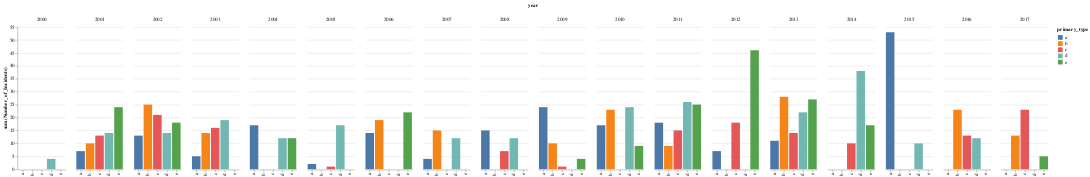

This figure's notebook cell:
### Code cell
alt.Chart(q13a).mark_bar().encode(
    x=alt.X('primary_type', scale=alt.Scale(), title=None),
    y=alt.Y('sum(Number_of_Incidents)', title='sum(Number_of_Incidents)'),
    color='primary_type',
    column='year',
    tooltip=['year']
).configure_view(
    stroke='transparent'
)

### Figure 1 — Vega-Lite specification as saved in the notebook (floating-point values rounded to 4 significant figures)
{"config": {"view": {"continuousWidth": 400, "continuousHeight": 300, "stroke": "transparent"}}, "data": {"name": "data-974b1fc545dbc6bf828e2b644a54c3eb"}, "mark": "bar", "encoding": {"color": {"field": "primary_type", "type": "nominal"}, "column": {"field": "year", "type": "quantitative"}, "tooltip": [{"field": "year", "type": "quantitative"}], "x": {"field": "primary_type", "scale": {}, "title": null, "type": "nominal"}, "y": {"aggregate": "sum", "field": "Number_of_Incidents", "title": "sum(Number_of_Incidents)", "type": "quantitative"}}, "$schema": "https://vega.github.io/schema/vega-lite/v4.17.0.json", "datasets": {"data-974b1fc545dbc6bf828e2b644a54c3eb": [{"year": 2016, "Number_of_Incidents": 12, "percent_arrest": 0.1457, "primary_type": "d"}, {"year": 2011, "Number_of_Incidents": 13, "percent_arrest": 0.19, "primary_type": "a"}, {"year": 2006, "Number_of_Incidents": 19, "percent_arrest": 0.0971, "primary_type": "b"}, {"year": 2003, "Number_of_Incidents": 5, "percent_arrest": 0.3398, "primary_type": "a"}, {"year": 2001, "Number_of_Incidents": 0, "percent_arrest": 0.6384, "primary_type": "e"}, {"year": 2013, "Number_of_Incidents": 16, "percent_arrest": 0.7768, "primary_type": "e"}, {"year": 2010, "Number_of_Incidents": 9, "percent_arrest": 0.7054, "primary_type": "e"}, {"year": 2009, "Number_of_Incidents": 6, "percent_arrest": 0.4526, "primary_type": "b"}, {"year": 2009, "Number_of_Incidents": 9, "percent_arrest": 0.6535, "primary_type": "a"}, {"year": 2001, "Number_of_Incidents": 10, "percent_arrest": 0.6583, "primary_type": "b"}, {"year": 2000, "Number_of_Incidents": 4, "percent_arrest": 0.7035, "primary_type": "d"}, {"year": 2014, "Number_of_Incidents": 10, "percent_arrest": 0.3053, "primary_type": "c"}, {"year": 2013, "Number_of_Incidents": 2, "percent_arrest": 0.6086, "primary_type": "e"}, {"year": 2015, "Number_of_Incidents": 14, "percent_arrest": 0.3625, "primary_type": "a"}, {"year": 2014, "Number_of_Incidents": 16, "percent_arrest": 0.5287, "primary_type": "d"}, {"year": 2006, "Number_of_Incidents": 16, "percent_arrest": 0.1598, "primary_type": "e"}, {"year": 2006, "Number_of_Incidents": 6, "percent_arrest": 0.7209, "primary_type": "e"}, {"year": 2017, "Number_of_Incidents": 9, "percent_arrest": 0.3079, "primary_type": "c"}, {"year": 2012, "Number_of_Incidents": 18, "percent_arrest": 0.3583, "primary_type": "c"}, {"year": 2009, "Number_of_Incidents": 4, "percent_arrest": 0.2394, "primary_type": "e"}, {"year": 2010, "Number_of_Incidents": 17, "percent_arrest": 0.4274, "primary_type": "a"}, {"year": 2004, "Number_of_Incidents": 17, "percent_arrest": 0.5984, "primary_type": "a"}, {"year": 2014, "Number_of_Incidents": 0, "percent_arrest": 0.7534, "primary_type": "e"}, {"year": 2016, "Number_of_Incidents": 15, "percent_arrest": 0.6758, "primary_type": "b"}, {"year": 2003, "Number_of_Incidents": 6, "percent_arrest": 0.4386, "primary_type": "d"}, {"year": 2002, "Number_of_Incidents": 18, "percent_arrest": 0.3192, "primary_type": "e"}, {"year": 2010, "Number_of_Incidents": 5, "percent_arrest": 0.7936, "primary_type": "b"}, {"year": 2013, "Number_of_Incidents": 14, "percent_arrest": 0.04513, "primary_type": "b"}, {"year": 2012, "Number_of_Incidents": 7, "percent_arrest": 0.5059, "primary_type": "a"}, {"year": 2001, "Number_of_Incidents": 7, "percent_arrest": 0.2915, "primary_type": "e"}, {"year": 2003, "Number_of_Incidents": 16, "percent_arrest": 0.5289, "primary_type": "c"}, {"year": 2002, "Number_of_Incidents": 3, "percent_arrest": 0.5793, "primary_type": "c"}, {"year": 2016, "Number_of_Incidents": 0, "percent_arrest": 0.2247, "primary_type": "b"}, {"year": 2011, "Number_of_Incidents": 5, "percent_arrest": 0.4094, "primary_type": "a"}, {"year": 2013, "Number_of_Incidents": 9, "percent_arrest": 0.6322, "primary_type": "e"}, {"year": 2012, "Number_of_Incidents": 18, "percent_arrest": 0.8207, "primary_type": "e"}, {"year": 2007, "Number_of_Incidents": 8, "percent_arrest": 0.00824, "primary_type": "d"}, {"year": 2005, "Number_of_Incidents": 17, "percent_arrest": 0.5185, "primary_type": "d"}, {"year": 2013, "Number_of_Incidents": 7, "percent_arrest": 0.1133, "primary_type": "d"}, {"year": 2015, "Number_of_Incidents": 10, "percent_arrest": 0.9148, "primary_type": "d"}, {"year": 2006, "Number_of_Incidents": 14, "percent_arrest": 0.1151, "primary_type": "a"}, {"year": 2002, "Number_of_Incidents": 13, "percent_arrest": 0.211, "primary_type": "a"}, {"year": 2002, "Number_of_Incidents": 17, "percent_arrest": 0.2177, "primary_type": "b"}, {"year": 2010, "Number_of_Incidents": 0, "percent_arrest": 0.006644, "primary_type": "e"}, {"year": 2015, "Number_of_Incidents": 13, "percent_arrest": 0.5917, "primary_type": "a"}, {"year": 2016, "Number_of_Incidents": 8, "percent_arrest": 0.7591, "primary_type": "b"}, {"year": 2004, "Number_of_Incidents": 12, "percent_arrest": 0.4601, "primary_type": "e"}, {"year": 2001, "Number_of_Incidents": 9, "percent_arrest": 0.8943, "primary_type": "c"}, {"year": 2002, "Number_of_Incidents": 14, "percent_arrest": 0.4288, "primary_type": "d"}, {"year": 2002, "Number_of_Incidents": 8, "percent_arrest": 0.4018, "primary_type": "b"}, {"year": 2017, "Number_of_Incidents": 0, "percent_arrest": 0.6988, "primary_type": "a"}, {"year": 2017, "Number_of_Incidents": 5, "percent_arrest": 0.6619, "primary_type": "e"}, {"year": 2015, "Number_of_Incidents": 16, "percent_arrest": 0.6346, "primary_type": "a"}, {"year": 2014, "Number_of_Incidents": 5, "percent_arrest": 0.2768, "primary_type": "d"}, {"year": 2013, "Number_of_Incidents": 3, "percent_arrest": 0.8738, "primary_type": "c"}, {"year": 2014, "Number_of_Incidents": 0, "percent_arrest": 0.1879, "primary_type": "e"}, {"year": 2013, "Number_of_Incidents": 11, "percent_arrest": 0.5804, "primary_type": "c"}, {"year": 2013, "Number_of_Incidents": 0, "percent_arrest": 0.9908, "primary_type": "c"}, {"year": 2001, "Number_of_Incidents": 14, "percent_arrest": 0.1097, "primary_type": "d"}, {"year": 2012, "Number_of_Incidents": 10, "percent_arrest": 0.2924, "primary_type": "e"}, {"year": 2014, "Number_of_Incidents": 17, "percent_arrest": 0.3498, "primary_type": "d"}, {"year": 2011, "Number_of_Incidents": 16, "percent_arrest": 0.6982, "primary_type": "d"}, {"year": 2013, "Number_of_Incidents": 2, "percent_arrest": 0.3614, "primary_type": "d"}, {"year": 2001, "Number_of_Incidents": 17, "percent_arrest": 0.9953, "primary_type": "e"}, {"year": 2017, "Number_of_Incidents": 14, "percent_arrest": 0.8958, "primary_type": "c"}, {"year": 2010, "Number_of_Incidents": 7, "percent_arrest": 0.02167, "primary_type": "d"}, {"year": 2001, "Number_of_Incidents": 4, "percent_arrest": 0.1243, "primary_type": "c"}, {"year": 2005, "Number_of_Incidents": 2, "percent_arrest": 0.7923, "primary_type": "a"}, {"year": 2012, "Number_of_Incidents": 18, "percent_arrest": 0.1145, "primary_type": "e"}, {"year": 2008, "Number_of_Incidents": 15, "percent_arrest": 0.6577, "primary_type": "a"}, {"year": 2008, "Number_of_Incidents": 7, "percent_arrest": 0.9707, "primary_type": "c"}, {"year": 2017, "Number_of_Incidents": 13, "percent_arrest": 0.706, "primary_type": "b"}, {"year": 2004, "Number_of_Incidents": 12, "percent_arrest": 0.2624, "primary_type": "d"}, {"year": 2009, "Number_of_Incidents": 4, "percent_arrest": 0.4488, "primary_type": "b"}, {"year": 2015, "Number_of_Incidents": 10, "percent_arrest": 0.4406, "primary_type": "a"}, {"year": 2003, "Number_of_Incidents": 2, "percent_arrest": 0.1091, "primary_type": "d"}, {"year": 2013, "Number_of_Incidents": 14, "percent_arrest": 0.5384, "primary_type": "b"}, {"year": 2013, "Number_of_Incidents": 13, "percent_arrest": 0.6222, "primary_type": "d"}, {"year": 2016, "Number_of_Incidents": 13, "percent_arrest": 0.551, "primary_type": "c"}, {"year": 2013, "Number_of_Incidents": 11, "percent_arrest": 0.444, "primary_type": "a"}, {"year": 2011, "Number_of_Incidents": 10, "percent_arrest": 0.6838, "primary_type": "d"}, {"year": 2009, "Number_of_Incidents": 1, "percent_arrest": 0.627, "primary_type": "c"}, {"year": 2011, "Number_of_Incidents": 9, "percent_arrest": 0.4072, "primary_type": "b"}, {"year": 2007, "Number_of_Incidents": 1, "percent_arrest": 0.2293, "primary_type": "a"}, {"year": 2008, "Number_of_Incidents": 12, "percent_arrest": 0.4505, "primary_type": "d"}, {"year": 2009, "Number_of_Incidents": 15, "percent_arrest": 0.9162, "primary_type": "a"}, {"year": 2003, "Number_of_Incidents": 11, "percent_arrest": 0.422, "primary_type": "d"}, {"year": 2003, "Number_of_Incidents": 14, "percent_arrest": 0.09195, "primary_type": "b"}, {"year": 2007, "Number_of_Incidents": 4, "percent_arrest": 0.582, "primary_type": "d"}, {"year": 2002, "Number_of_Incidents": 18, "percent_arrest": 0.3651, "primary_type": "c"}, {"year": 2005, "Number_of_Incidents": 1, "percent_arrest": 0.1375, "primary_type": "c"}, {"year": 2011, "Number_of_Incidents": 18, "percent_arrest": 0.915, "primary_type": "e"}, {"year": 2007, "Number_of_Incidents": 15, "percent_arrest": 0.4269, "primary_type": "b"}, {"year": 2014, "Number_of_Incidents": 17, "percent_arrest": 0.6625, "primary_type": "e"}, {"year": 2011, "Number_of_Incidents": 7, "percent_arrest": 0.4386, "primary_type": "e"}, {"year": 2001, "Number_of_Incidents": 7, "percent_arrest": 0.5679, "primary_type": "a"}, {"year": 2007, "Number_of_Incidents": 3, "percent_arrest": 0.05233, "primary_type": "a"}, {"year": 2011, "Number_of_Incidents": 15, "percent_arrest": 0.4423, "primary_type": "c"}, {"year": 2010, "Number_of_Incidents": 17, "percent_arrest": 0.869, "primary_type": "d"}, {"year": 2010, "Number_of_Incidents": 18, "percent_arrest": 0.8407, "primary_type": "b"}]}}
